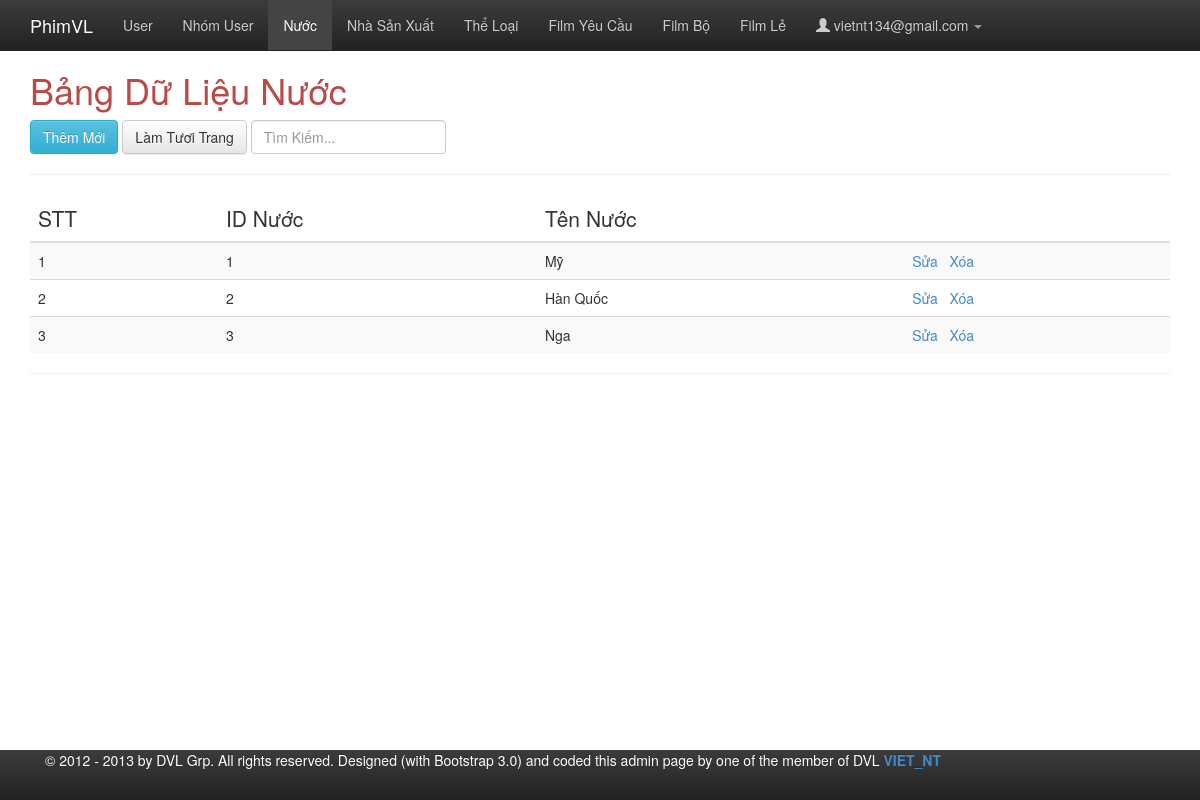
Page /admin/index-admin.php?changePage=3 (signed in) on the committed database.
### tables this page shows
CREATE TABLE IF NOT EXISTS `film_country` (
  `film_country_id` int(11) NOT NULL AUTO_INCREMENT,
  `film_country_name` varchar(45) NOT NULL,
  PRIMARY KEY (`film_country_id`),
  UNIQUE KEY `film_country_name_UNIQUE` (`film_country_name`)
);

### admin/include/countryForm.php (the view, shortened to what this page needs)
<div class="tab-pane active fade in" id="tableCountry">
	<?php
	$queryCountry = 'select * from film_country order by film_country_id asc';
	$resultCountry = mysql_query($queryCountry);
	?>
	<h1 class="text-danger">Bảng Dữ Liệu Nước</h1>
	<div class="btn-group">
		<a href="#addCountry" data-transition="flow" data-toggle="tab" class="btn btn-info">Thêm Mới</a>
	</div>
	<div class="btn-group">
		<a href="index-admin.php?changePage=3" class="btn btn-default">Làm Tươi Trang</a>
	</div>
	<div class="btn-group">
		<input placeholder="Tìm Kiếm..." type="search" name="search" class="form-control" value="" id="id_search" />
	</div>
	<hr id="Two" />
	<div class="table-responsive">
		<table id="tableTwo" class="table table-striped table-hover">
			<thead>
				<tr>
					<th class="lead">STT</th>
					<th class="lead">ID Nước</th>
					<th class="lead">Tên Nước</th>
					<th>&nbsp;</th>
				</tr>
			</thead>
			<tbody>
				<?php
				$i = 1;
				if($resultCountry){
				while ($row = mysql_fetch_array($resultCountry)) {
				?>
				<tr>
					<td><?php echo($i++); ?></td>
					<td><?php echo($row['0'])?></td>
					<td><?php echo($row['1']); ?></td>
					<td>
						<a href="addEditDelete/editOneCountry.php?countryID=<?php echo($row['0']); ?>">Sửa</a>
						<a href="addEditDelete/deleteOneCountry.php?countryID=<?php echo($row['0']); ?>&countryName=<?php echo($row['1']); ?>">Xóa</a>
					</td>
				</tr>
				<?php
				}
				}
				?>
			</tbody>
		</table>
	</div>
	<hr />
</div>

### admin/css/docs.css (style rules this page uses)
body { position: relative; padding-top: 50px; }

### admin/js/wysibb/theme/default/wbbtheme.css (style rules this page uses)
html { height:100% !important; }

### rows in the picture
film_country: film_country_id "1", film_country_name "Mỹ"
film_country: film_country_id "2", film_country_name "Hàn Quốc"
film_country: film_country_id "3", film_country_name "Nga"

### other values in the picture
$_SESSION["adminLog"] "vietnt134@gmail.com"
